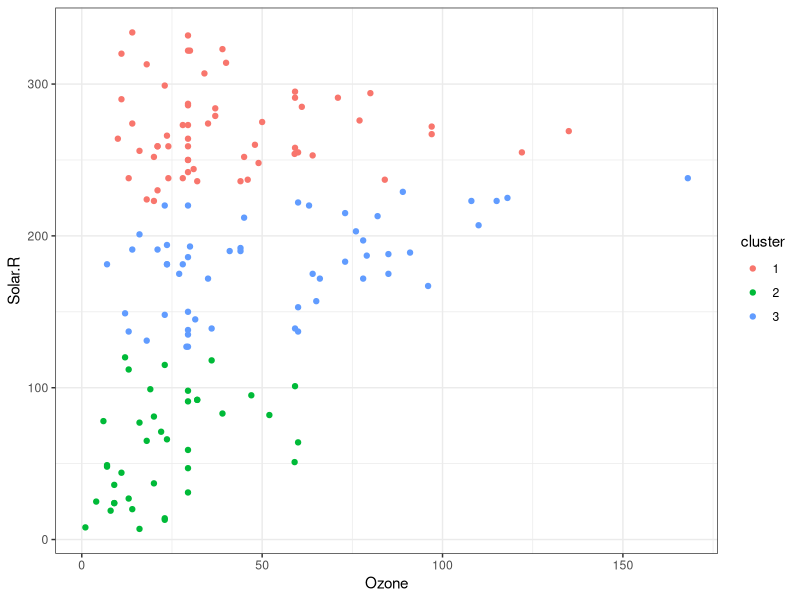
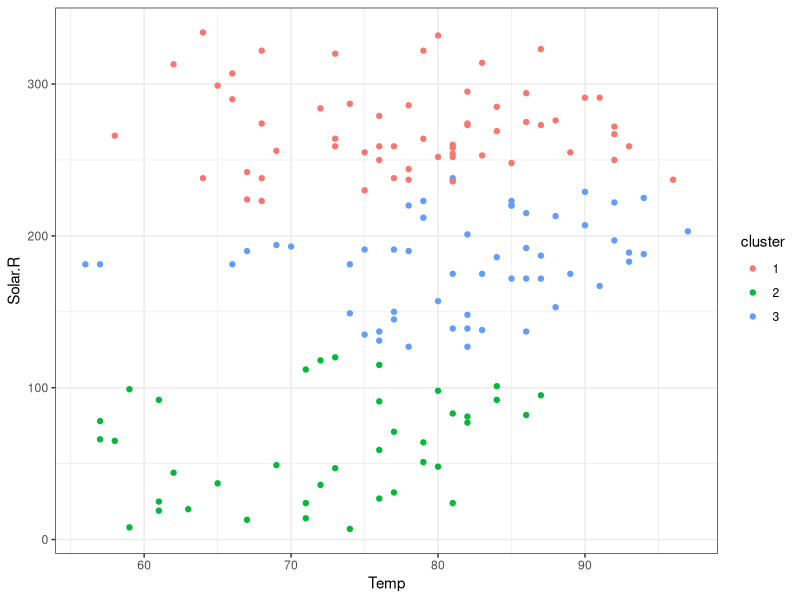

The R script that drew these images, in order: (Note: this script raises an error after producing the figures.)
# 1.The details about this dataset can be found at https://stat.ethz.ch/R-manual/R-devel/library/datasets/html/airquality.html

rm(list=ls(all=TRUE))   # remove all the objects in the list
library(ggplot2)        # importing packages
data("airquality")    # importing the inbuiltdata 
str(airquality)        #structure of a data frame(data types, values, variables)


# Takes only first 6 observations out of 153.
head(airquality)

# 2. Preprocess the dataset

col1<- mapply(anyNA,airquality) # apply function anyNA() on all columns of airquality dataset
col1

# The output shows that only Ozone and Solar.R attributes have NA i.e. some missing value.

for (i in 1:nrow(airquality)){
  if(is.na(airquality[i,"Ozone"])){
    airquality[i,"Ozone"]<- mean(airquality[which(airquality[,"Month"]==airquality[i,"Month"]),"Ozone"],na.rm = TRUE)
  }
  # Impute monthly mean in Solar.R
  if(is.na(airquality[i,"Solar.R"])){
    airquality[i,"Solar.R"]<- mean(airquality[which(airquality[,"Month"]==airquality[i,"Month"]),"Solar.R"],na.rm = TRUE)
  }
  
}
#Normalize the dataset so that no particular attribute has more impact on clustering algorithm than others. To get into similar ranges.
normalize<- function(x){
  return((x-min(x))/(max(x)-min(x)))
}

# calculating normalized value for ozone=8
(8-min(airquality))/(max(airquality)-min(airquality)) 
airquality2 <- normalize(airquality)  # assigning the normalized data set to airquality2 variable

# 3. Apply k-means clustering algorithm

set.seed(4) # to fix the random centroids(we can put any number in seed)

# apply k-means algorithm using first 4 attributes and with k=3(no. of required clusters)
result<- kmeans(airquality2[,c(1,2,3,4)],3) 
result$size # gives no. of records in each cluster

# final centroids
result$centers
# cluster assign to each row
result$cluster

# 4. Visualize clustering results

# Creating a new attribute 'cluster' for visualization

airquality$cluster = as.factor(result$cluster)  # for legend 

# Scatter plot between ozone and solar by each cluster 
# Plot to see how ozone and solar data points have been distributed in clusters
ggplot(airquality, aes(x=Ozone, y=Solar.R, color=cluster))+geom_point()+theme_bw()


# Plot to see how Wind and Temp data points have been distributed in clusters
ggplot(airquality, aes(x=Temp, y=Solar.R, color=cluster))+geom_point()+theme_bw()

# Export data files to local system
write.csv(airquality, "C:/Users/s530936/Downloads/DV/Airquality_Data.csv")
write.csv(airquality2, "C:/Users/s530936/Downloads/DV/kmeansppt/Airquality_NormalizeData.csv")
getwd()




